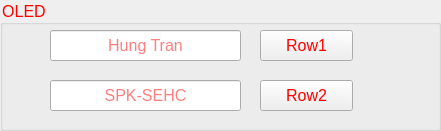
   <widget class="QGroupBox" name="groupBox_2">
    <property name="geometry">
     <rect>
      <x>800</x>
      <y>130</y>
      <width>441</width>
      <height>131</height>
     </rect>
    </property>
    <property name="font">
     <font>
      <pointsize>12</pointsize>
      <weight>50</weight>
      <bold>false</bold>
     </font>
    </property>
    <property name="styleSheet">
     <string notr="true">color: rgb(255, 0, 0);</string>
    </property>
    <property name="title">
     <string>OLED</string>
    </property>
    <widget class="QLineEdit" name="editOled1">
     <property name="geometry">
      <rect>
       <x>50</x>
       <y>30</y>
       <width>191</width>
       <height>31</height>
      </rect>
     </property>
     <property name="font">
      <font>
       <pointsize>12</pointsize>
      </font>
     </property>
     <property name="text">
      <string/>
     </property>
     <property name="alignment">
      <set>Qt::AlignCenter</set>
     </property>
     <property name="placeholderText">
      <string>Hung Tran</string>
     </property>
    </widget>
    <widget class="QLineEdit" name="editOled2">
     <property name="geometry">
      <rect>
       <x>50</x>
       <y>80</y>
       <width>191</width>
       <height>31</height>
      </rect>
     </property>
     <property name="font">
      <font>
       <pointsize>12</pointsize>
      </font>
     </property>
     <property name="text">
      <string/>
     </property>
     <property name="alignment">
      <set>Qt::AlignCenter</set>
     </property>
     <property name="placeholderText">
      <string>SPK-SEHC</string>
     </property>
    </widget>
    <widget class="QPushButton" name="btnOled1">
     <property name="geometry">
      <rect>
       <x>260</x>
       <y>30</y>
       <width>93</width>
       <height>31</height>
      </rect>
     </property>
     <property name="font">
      <font>
       <pointsize>12</pointsize>
      </font>
     </property>
     <property name="text">
      <string>Row1</string>
     </property>
    </widget>
    <widget class="QPushButton" name="btnOled2">
     <property name="geometry">
      <rect>
       <x>260</x>
       <y>80</y>
       <width>93</width>
       <height>31</height>
      </rect>
     </property>
     <property name="font">
      <font>
       <pointsize>12</pointsize>
      </font>
     </property>
     <property name="text">
      <string>Row2</string>
     </property>
    </widget>
   </widget>
